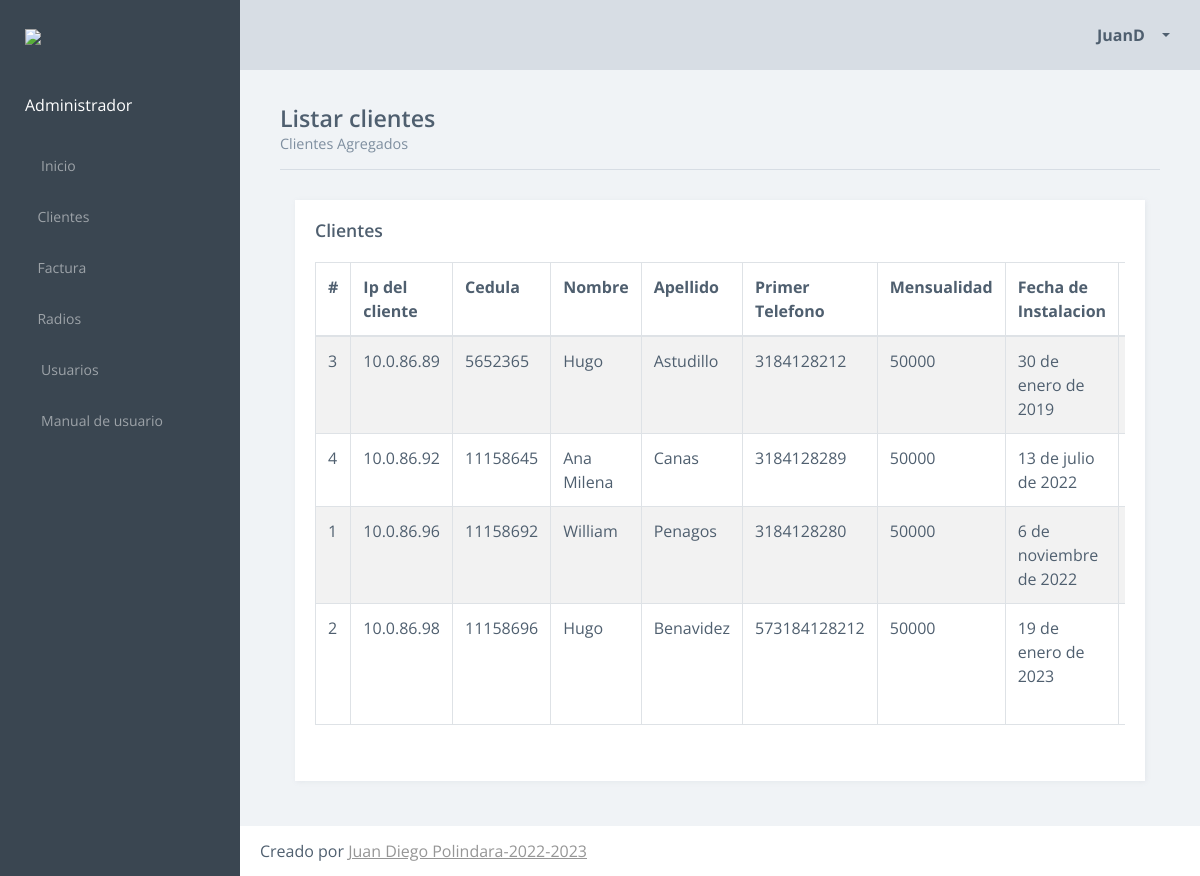
The page /listarClientes (signed in) on the database as committed earlier.
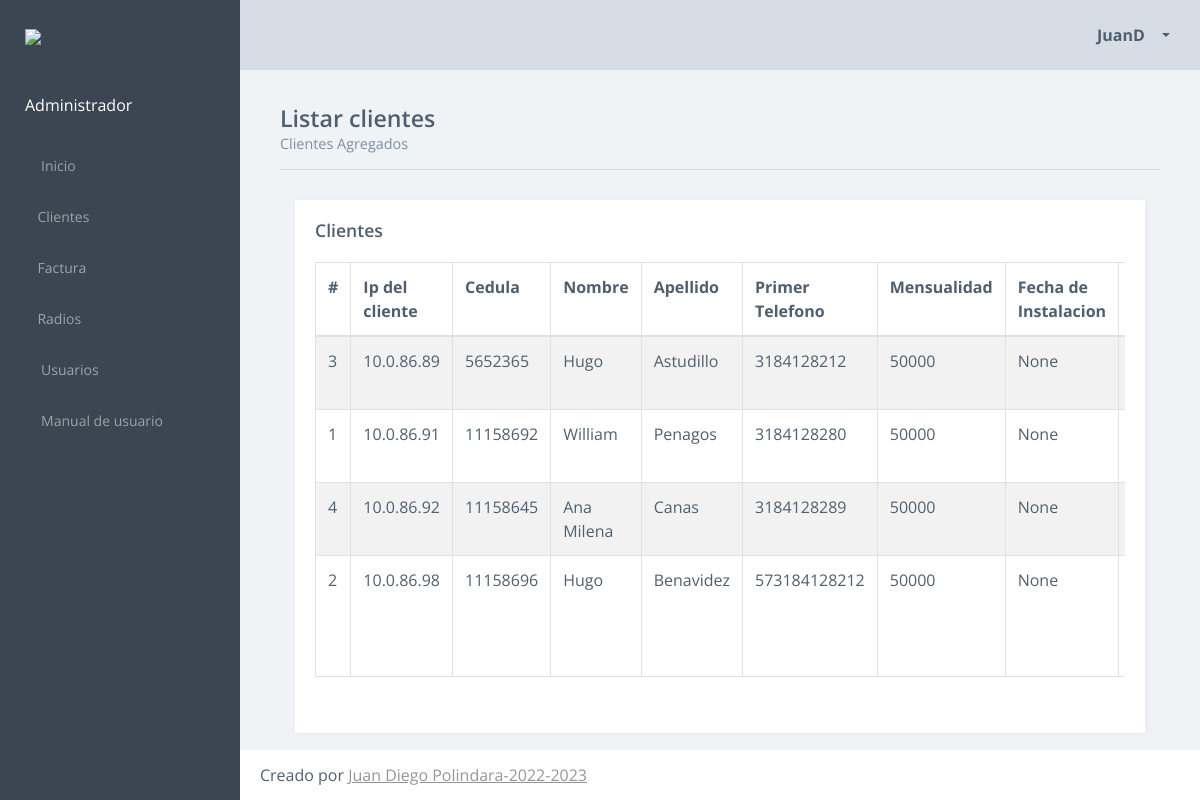
The same page on the database as committed later.
### cliente/models.py (models this page shows, shortened)
class Cliente(models.Model):
    ESTADO_CHOICES = (
        ('arriba', 'Activo'),
        ('abajo', 'Sin servicio'),
    )
    TIPOS_CHOICES = (
        ('Fibra Optica','Fibra'),
        ('Radio Enlace','Radio'),
    )
    ip= models.CharField(max_length=15,null=False, unique=True, verbose_name='Ip del Cliente' )
    cedula=models.CharField(max_length=12, null=False, unique=True, verbose_name='Cedula del Cliente')
    nombre=models.CharField(max_length=100, null=False, verbose_name='Nombre del Cliente')
    apellido=models.CharField(max_length=100, null=False, verbose_name='Apellido del Cliente')
    telefono_uno=models.CharField(max_length=12, null=False, verbose_name='Primer Telefono ')
    telefonos_dos=models.CharField(max_length=12, null=True,blank=True, verbose_name='Segundo Telefono')
    mensualidad=models.PositiveIntegerField(null=True,blank=True, verbose_name='Mensualidad')
    fecha_instalacion = models.DateField(null=True,blank=True, verbose_name='Fecha de Instalacion')
    direccion=models.CharField(max_length=100,null=True,blank=True,verbose_name='Direccion')
    vereda=models.CharField(max_length=100,null=True,blank=True,verbose_name='Vereda')
    tipo_instalacion=models.CharField(max_length=20, choices=TIPOS_CHOICES, null=True,blank=True,  verbose_name='Tipo de Instalacion')
    status=models.CharField(max_length=20, choices=ESTADO_CHOICES, null=True,blank=True,  verbose_name='Estado')
    descripcion=models.TextField( null=True,blank=True, verbose_name='Descripcion')
    id_Pueblo=models.ForeignKey(Pueblo, on_delete=models.CASCADE,null=True,blank=True, related_name='Pueblo')
    id_Estado=models.ForeignKey(Estado, on_delete=models.CASCADE, null=True,blank=True, related_name='Estado')
    class Meta:
        db_table='cliente'
        verbose_name='Cliente'
        verbose_name_plural='Clientes'
        ordering=['ip']

### cliente/views.py (the view)
# urls.py: path('listarClientes', views.ListarClientes.as_view(), name='listarClientes'),
class ListarClientes(LoginRequiredMixin, View):
    login_url = '/login'
    redirect_field_name = None
    def get(self, request):
        from django.db import models
        clientes = Cliente.objects.all()
        contexto = {'tabla': clientes}
        contexto = complementarContexto(contexto,request.user)
        return render(request, 'cliente/listarClientes.html',contexto)

### core/funciones.py (called while the page is built)
def complementarContexto(contexto,datos):
    contexto['usuario'] = datos.username
    contexto['id_usuario'] = datos.id
    contexto['nombre'] = datos.first_name
    contexto['apellido'] = datos.last_name
    contexto['correo'] = datos.email
    return contexto

### cliente/templates/cliente/listarClientes.html (shortened to what this page needs)
{% extends "comun/base.html" %}
{% block content %}
{% load static %}
<article class="content responsive-tables-page">
    <div class="title-block">
        <h1 class="title"> Listar clientes </h1>
        <p class="title-description">Clientes Agregados </p>
    </div>
    <section class="section">
        <div class="row">
            <div class="col-md-12">
                <div class="col-md-12">
                    <div class="card">
                        <div class="card-block">
                            <div class="card-title-block">
                                <h3 class="title">Clientes</h3>
                            </div>
                            <section class="example">
                                <div class="table-responsive">
                                    <table id="example2" class="table table-striped table-bordered table-hover">
                                        <thead>
                                            <tr>
                                                <td><strong>#</strong> </td>
                                                <td><strong>Ip del cliente</strong> </td>
                                                <td><strong>Cedula</strong></td>
                                                <td><strong>Nombre</strong></td>
                                                <td><strong>Apellido</strong></td>
                                                <td><strong>Primer Telefono</strong></td>
                                                <td><strong>Mensualidad</strong></td>
                                                <td><strong>Fecha de Instalacion</strong></td>
                                                <td><strong>Tipo de Instalacion</strong></td>
                                            </tr>
                                        </thead>
                                        <tbody>
                                            {% for fila in tabla %}
                                            <tr>
                                                <td>{{fila.id}}</td>
                                                <td>{{fila.ip}}</td>
                                                <td>{{fila.cedula}}</td>
                                                <td>{{fila.nombre}}</td>
                                                <td>{{fila.apellido}}</td>
                                                <td>{{fila.telefono_uno}}</td>
                                                <td>{{fila.mensualidad}}</td>
                                                <td>{{fila.fecha_instalacion}}</td>
                                                <td>{{fila.tipo_instalacion}}</td>
                                            </tr>
                                            {% endfor %}
                                        </tbody>
                                    </table>
                                </div>
                            </section>
                        </div>
                    </div>
                </div>
            </div>
    </section>
</article>
{% endblock %}

Rows that differ between the two databases and show on the page:
changed Cliente "Astudillo": fecha_instalacion "30 de enero de 2019" → "None"
changed Cliente "William": ip "10.0.86.96" → "10.0.86.91"; fecha_instalacion "6 de noviembre de 2022" → "None"; moves up the list
changed Cliente "Ana Milena": fecha_instalacion "13 de julio de 2022" → "None"
changed Cliente "Benavidez": fecha_instalacion "19 de enero de 2023" → "None"
